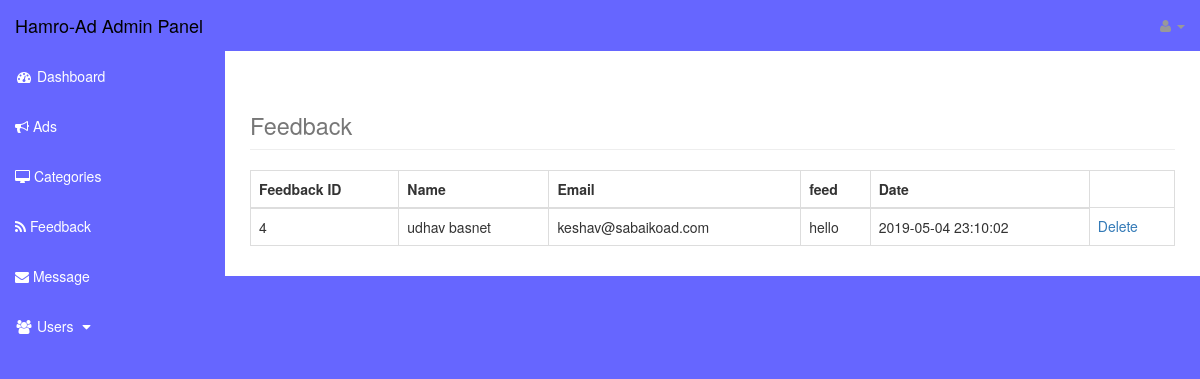
The app's page /admin/feedback.php with its own data.
### tables this page shows
CREATE TABLE `feedback` (
  `id` int(50) NOT NULL,
  `name` varchar(100) NOT NULL,
  `email` varchar(70) NOT NULL,
  `feed` text NOT NULL,
  `tyme` timestamp NOT NULL DEFAULT CURRENT_TIMESTAMP ON UPDATE CURRENT_TIMESTAMP
);

### admin/feedback.php (the view, shortened to what this page needs)
<?php include"includes/admin_header.php"; ?>
    <div id="wrapper">
        <?php include"includes/admin_navigation.php"; ?>
        <div id="page-wrapper">
            <div class="container-fluid">
                <div class="row">
                    <div class="col-lg-12">
                        <h1 class="page-header">
                            <small>Feedback</small>
                        </h1>
                        <?php
                        if (isset($_GET['source'])) {
                            $source = $_GET['source'];
                        }
                        else {
                            $source = "";
                        }
                        switch ($source) {
                            default: ?>
                                <table class="table table-bordered table-hover">
                                <thead>
                                    <tr>
                                        <th>Feedback ID</th>
                                        <th>Name</th>
                                        <th>Email</th>
                                        <th>feed</th>
                                        <th>Date</th>
                                    </tr>
                                </thead>
                                <tbody>
                                    <?php
                                        $query = "SELECT *  FROM  feedback";
                                        $select_posts = mysqli_query($con,$query);
                                        while($row = mysqli_fetch_assoc($select_posts)) {
                                            $query_id = $row['id'];
                                            $query_ad_id = $row['name'];
                                            $query_email = $row['email'];
											$query_content = $row['feed'];
                                            $query_date = $row['tyme'];
                                     ?>
                                    <tr>
                                        <td><?php echo $query_id ?></td>
                                        <td><?php echo $query_ad_id ?></td>
                                        <td><?php echo $query_email ?></td>
                                        <td><?php echo $query_content ?></td>
                                        <td><?php echo $query_date ?></td>
                                        <?php echo "<td><a href='feedback.php?delete=$query_id'>Delete</a></td>"; ?>
                                    </tr>
                                    <?php } ?>
                                </tbody>
                                </table><?php
                                break;
                        }
                        ?>
                    </div>
                </div>
            </div>
        </div>

### admin/css/sb-admin.css (style rules this page uses)
body { margin-top: 100px; background-color: #6666ff; }
@media (min-width:768px) { body { margin-top: 50px; } }
#wrapper { padding-left: 0; }
#page-wrapper { width: 100%; padding: 0; background-color: #fff; }
@media (min-width:768px) { #wrapper { padding-left: 225px; } }
@media (min-width:768px) { #page-wrapper { padding: 10px; } }

### records on screen
feedback: id "4", name "udhav basnet", email "keshav@sabaikoad.com", feed "hello", tyme "2019-05-04 23:10:02"
